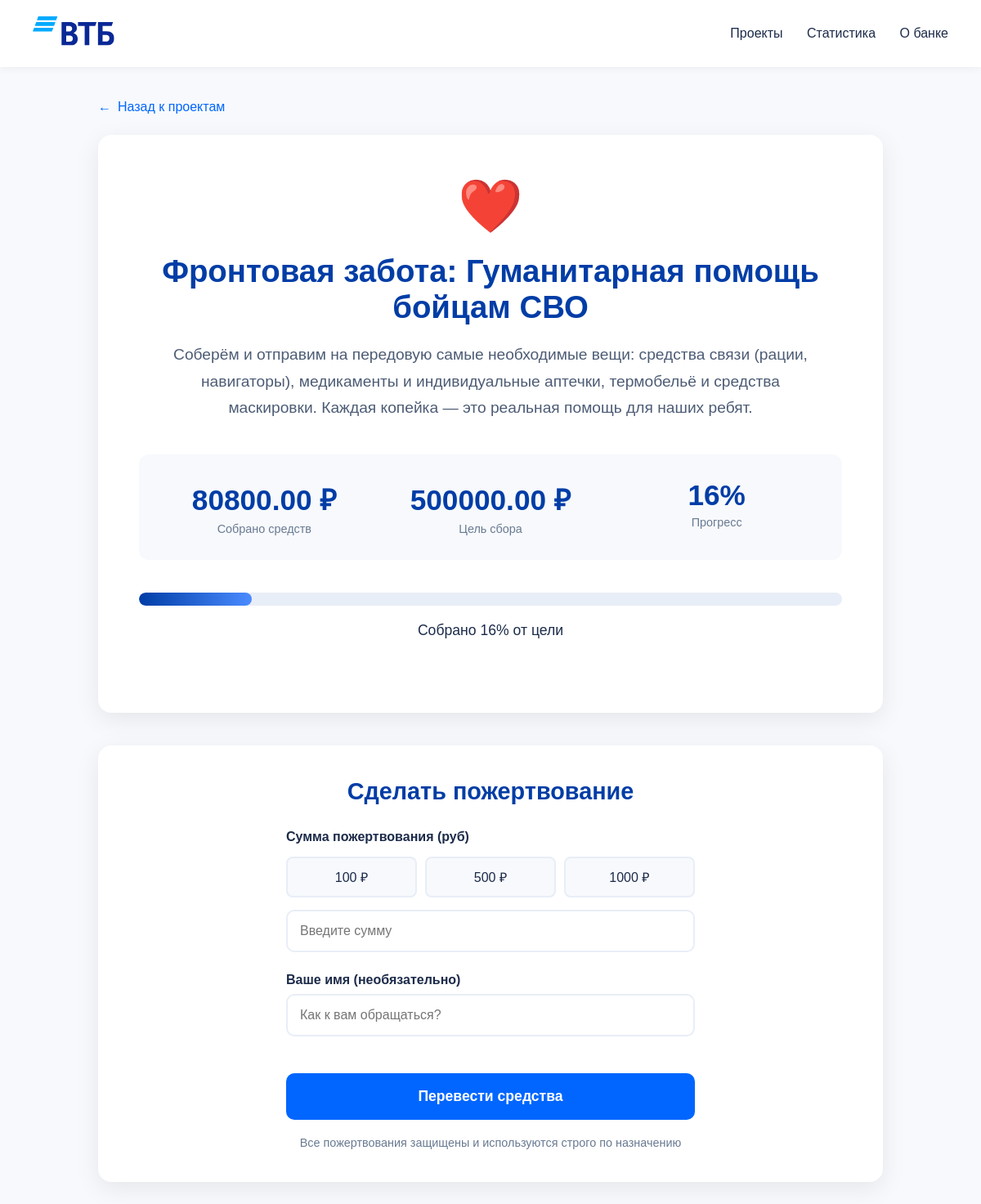
Page /project/8/ on the earlier database version.
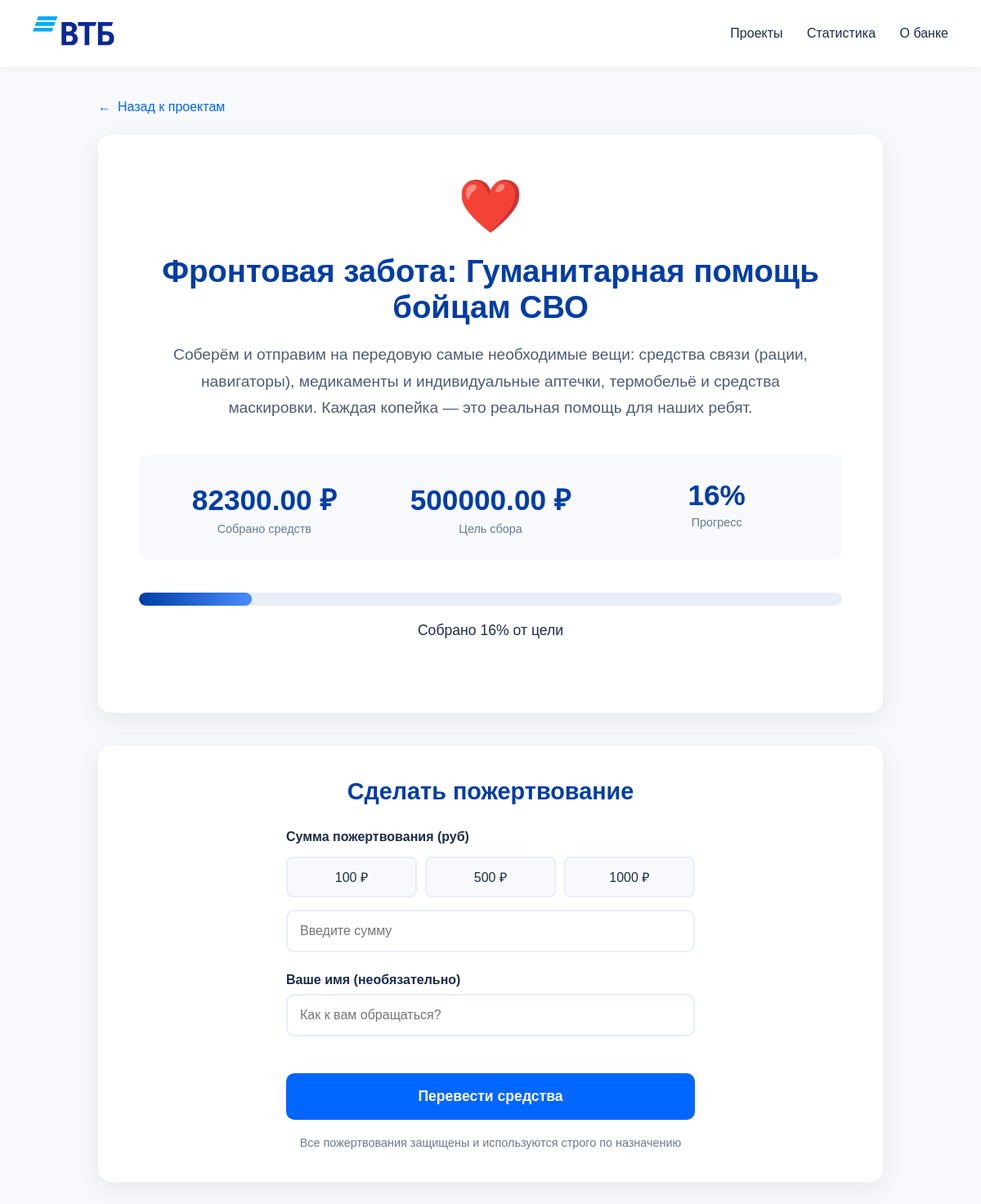
Same page on the later database version.
### Charity/models.py (models this page shows)
class Project(models.Model):
    title = models.CharField(max_length=100)
    description = models.TextField()
    target_amount = models.DecimalField(decimal_places=2, max_digits=10)
    current_amount = models.DecimalField(decimal_places=2, max_digits=10)

### Charity/views.py (the view)
# urls.py: path('project/<int:pk>/', project_page ,name='project_detail'),
def project_page(request, pk):
    project = get_object_or_404(Project, pk=pk)
    if request.method == 'POST':
        form = DonationForm(request.POST)
        if form.is_valid():
            donation = form.save(commit=False)
            donation.project = project
            donation.save()
            project.current_amount += donation.amount
            project.save()
            return render(request, 'donation_success.html', context={
                'project': project,
                'donation': donation
            })
    else:
        form = DonationForm()
    return render(request, 'project_detail.html', context={
        'project': project,
        'form': form,
    })

### Charity/forms.py
class DonationForm(forms.ModelForm):
    class Meta:
        model = Donation
        fields = ['amount', 'donor_name']
        widgets = {
            'amount': forms.NumberInput(attrs={
                'placeholder': 'Введите сумму',
                'min': '1',
                'step': '1'
            }),
            'donor_name': forms.TextInput(attrs={
                'placeholder': 'Как к вам обращаться?'
            }),
        }
        labels = {
            'amount': 'Сумма пожертвования',
            'donor_name': 'Ваше имя'
        }

### templates/project_detail.html (shortened to what this page needs)
<!DOCTYPE html>
<html lang="ru">
<head>
    {% load static %}
    <link rel="stylesheet" href="{% static 'css/index_style.css' %}" />
    <link rel="stylesheet" href="{% static 'css/project_detail_style.css' %}" />
</head>
<body>
    <header class="topbar">
        <a href="{% url 'index' %}" class="logo"><img src="{% static 'VTB_logo.svg' %}" alt="VTB"></a>
        <nav class="menu">
            <a href="#">Проекты</a>
            <a href="{% url 'stats' %}">Статистика</a>
            <a href="https://www.vtb.ru" target="_blank">О банке</a>
        </nav>
    </header>
    <div class="project-detail-container">
        <a href="{% url 'index' %}" class="back-button">Назад к проектам</a>
        <div class="project-detail-card">
            <div class="project-header">
                <div class="project-icon-large">❤️</div>
                <h1 class="project-title-large">{{ project.title }}</h1>
                <p class="project-description-large">{{ project.description }}</p>
            </div>
            <div class="project-stats">
                <div class="stat-item">
                    <div class="stat-value">{{ project.current_amount }} ₽</div>
                    <div class="stat-label">Собрано средств</div>
                </div>
                <div class="stat-item">
                    <div class="stat-value">{{ project.target_amount }} ₽</div>
                    <div class="stat-label">Цель сбора</div>
                </div>
                <div class="stat-item">
                    {% widthratio project.current_amount project.target_amount 100 as progress %}
                    <div class="stat-value">{{ progress }}%</div>
                    <div class="stat-label">Прогресс</div>
                </div>
            </div>
            <div class="progress-section">
                <div class="progress-large">
                    <div class="progress-bar-large" style="width: {{ progress }}%;"></div>
                </div>
                <div class="progress-text-large">
                    Собрано {{ progress }}% от цели
                </div>
            </div>
        </div>
        <div class="donation-form-section">
            <h2 class="form-title">Сделать пожертвование</h2>
            <form method="post" class="donation-form">
                <div class="form-group">
                    <label class="form-label">Сумма пожертвования (руб)</label>
                    <div class="amount-options">
                        <div class="amount-option" data-amount="100">100 ₽</div>
                        <div class="amount-option" data-amount="500">500 ₽</div>
                        <div class="amount-option" data-amount="1000">1000 ₽</div>
                    </div>
                    {{ form.amount }}
                </div>
                <div class="form-group">
                    <label for="id_donor_name" class="form-label">Ваше имя (необязательно)</label>
                    {{ form.donor_name }}
                </div>
                <button type="submit" class="submit-button">Перевести средства</button>
                <p class="form-note">
                    Все пожертвования защищены и используются строго по назначению
                </p>
            </form>
        </div>
    </div>
</body>
</html>

Differences in the rows shown:
changed Project "Фронтовая забота: Гуманитарная помощь бойцам СВО": current_amount "80800.00" → "82300.00"
